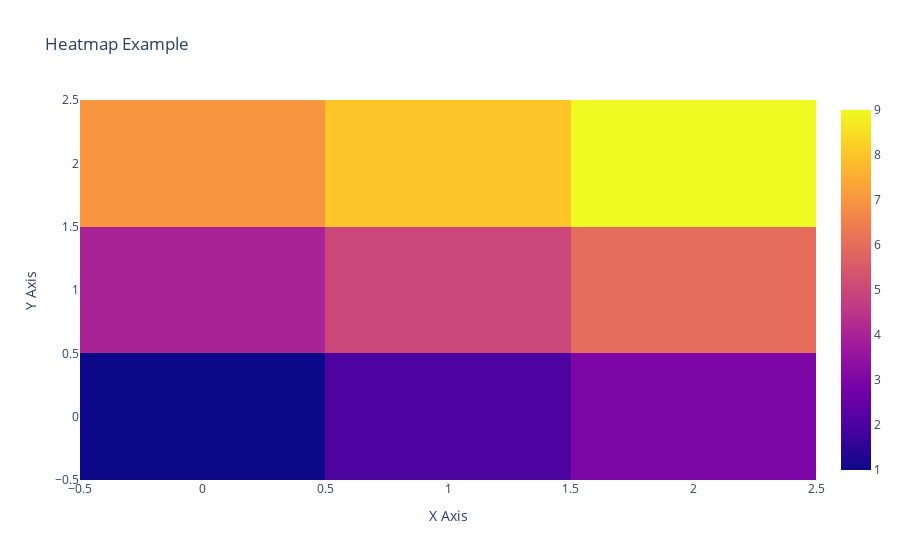

Notebook source saved alongside this figure:
### Code cell
import plotly.graph_objs as go
import numpy as np

data = np.array([[1, 2, 3],
                 [4, 5, 6],
                 [7, 8, 9]])

# 添加辅助信息字典
info_dict = {'key1': 'value1', 'key2': 'value2', 'key3': 'value3'}

# 创建customdata数组
customdata = []
for row in data:
    customdata_row = []
    for val in row:
        customdata_row.append(info_dict)
    customdata.append(customdata_row)

trace = go.Heatmap(z=data, customdata=customdata, hovertemplate='x=%{x}<br>y=%{y}<br>customdata=%{customdata}')

layout = go.Layout(title='Heatmap Example',
                   xaxis=dict(title='X Axis'),
                   yaxis=dict(title='Y Axis'))

fig = go.Figure(data=[trace], layout=layout)

fig.show()

### Figure 1 — Plotly figure (JSON) as saved in the notebook; plotly's stock layout.template omitted (floating-point values rounded to 4 significant figures)
{"data": [{"customdata": [[{"key1": "value1", "key2": "value2", "key3": "value3"}, {"key1": "value1", "key2": "value2", "key3": "value3"}, {"key1": "value1", "key2": "value2", "key3": "value3"}], [{"key1": "value1", "key2": "value2", "key3": "value3"}, {"key1": "value1", "key2": "value2", "key3": "value3"}, {"key1": "value1", "key2": "value2", "key3": "value3"}], [{"key1": "value1", "key2": "value2", "key3": "value3"}, {"key1": "value1", "key2": "value2", "key3": "value3"}, {"key1": "value1", "key2": "value2", "key3": "value3"}]], "hovertemplate": "x=%{x}<br>y=%{y}<br>customdata=%{customdata}", "type": "heatmap", "z": [[1, 2, 3], [4, 5, 6], [7, 8, 9]]}], "layout": {"title": {"text": "Heatmap Example"}, "xaxis": {"title": {"text": "X Axis"}}, "yaxis": {"title": {"text": "Y Axis"}}}}
